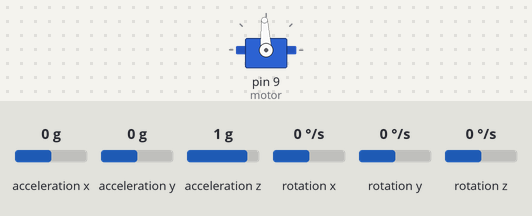
This sketch was run on a simulated Arduino Uno, built with avr-gcc and run on an emulated ATmega328P. Shown: servo. The inputs (shaded band) are chosen by the test bench; at power-on: rotation y 0 °/s, acceleration x 0 g, acceleration y 0 g, acceleration z 1 g, rotation x 0 °/s, rotation z 0 °/s. What the sketch prints to the serial monitor is not drawn.

Above: at 2.2 s.
2.3 s: rotation y set to -192 °/s
At 3.4 s:
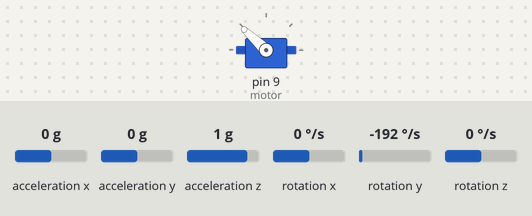
3.9 s: rotation y set to 4 °/s
At 4.42 s:
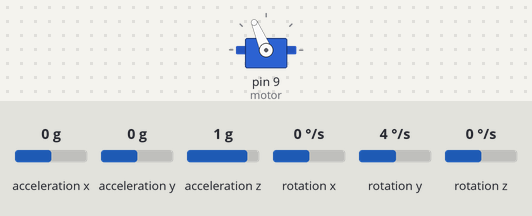
6.3 s: rotation y set to -4 °/s
At 7.0 s:
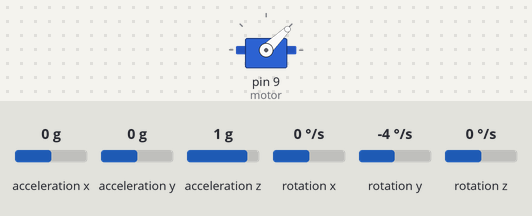
Timing chart, 0 to 9.3 s (numbered marks = the images above; inputs shaded):
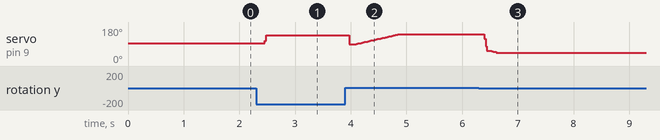

The sketch:

balancer.ino
```cpp
/* Taken from reddit comment by creator of 2-axis balancing stick:
   The program runs at 100Hz. This is the basic tasks it performs each cycle for one axis (one motor):

  Calculates speed of motor
  Calculates pitch angle of the stick and the speed it is moving in that direction
  Calculates desired torque using a PD controller (P and D are two constants you have to set). Desired_torque = P * pitch_angle + D * pitch_speed
  Calculates what voltage to apply to achieve the desired torque (B is a constant found through experimentation of the specific motor). Applied_Voltage = Desired_Torque + B * Motor_Speed
  Command the new voltage to the motors.
  Repeat!
*/


// I2Cdev and MPU6050 must be installed as libraries, or else the .cpp/.h files
// for both classes must be in the include path of your project
#include "I2Cdev.h"
#include "MPU6050.h"
#include <PID_v1.h>
#include <Servo.h>
#define CONVERSIONG 3.9  // convert the raw readings to the g unit (1g = 9.8 m/s²) depends on sensor settings


Servo motor;

// Arduino Wire library is required if I2Cdev I2CDEV_ARDUINO_WIRE implementation
// is used in I2Cdev.h
#if I2CDEV_IMPLEMENTATION == I2CDEV_ARDUINO_WIRE
#include "Wire.h"
#endif

// class default I2C address is 0x68
// specific I2C addresses may be passed as a parameter here
// AD0 low = 0x68 (default for InvenSense evaluation board)
// AD0 high = 0x69
MPU6050 accelgyro;

int motorus = 1500;

double angle = 0;

int16_t ax, ay, az;
int16_t gx, gy, gz;
int lastgy = 0;

double Setpoint, Input, Output;
double Kp = .02, Ki = 0, Kd = .02;
PID myPID(&Input, &Output, &Setpoint, Kp, Ki, Kd, DIRECT);


void setup() {
  // join I2C bus (I2Cdev library doesn't do this automatically)
#if I2CDEV_IMPLEMENTATION == I2CDEV_ARDUINO_WIRE
  Wire.begin();
#elif I2CDEV_IMPLEMENTATION == I2CDEV_BUILTIN_FASTWIRE
  Fastwire::setup(400, true);
#endif

  // initialize serial communication
  // (38400 chosen because it works as well at 8MHz as it does at 16MHz, but
  // it's really up to you depending on your project)
  Serial.begin(38400);
  Serial.println("Initialize motor controller");
  motor.writeMicroseconds(1500);
  // initialize device
  Serial.println("Initializing I2C devices...");
  accelgyro.initialize();

  // verify connection
  Serial.println("Testing device connections...");
  Serial.println(accelgyro.testConnection() ? "MPU6050 connection successful" : "MPU6050 connection failed");

  // use the code below to change accel/gyro offset values

  Serial.println("Updating internal sensor offsets...");
  // -76	-2359	1688	0	0	0
  Serial.print(accelgyro.getXAccelOffset()); Serial.print("\t"); // -76
  Serial.print(accelgyro.getYAccelOffset()); Serial.print("\t"); // -2359
  Serial.print(accelgyro.getZAccelOffset()); Serial.print("\t"); // 1688
  Serial.print(accelgyro.getXGyroOffset()); Serial.print("\t"); // 0
  Serial.print(accelgyro.getYGyroOffset()); Serial.print("\t"); // 0
  Serial.print(accelgyro.getZGyroOffset()); Serial.print("\t"); // 0
  Serial.print("\n");
  accelgyro.setXGyroOffset(200);
  accelgyro.setYGyroOffset(30);
  accelgyro.setZGyroOffset(-81);
  Serial.print(accelgyro.getXAccelOffset()); Serial.print("\t"); // -76
  Serial.print(accelgyro.getYAccelOffset()); Serial.print("\t"); // -2359
  Serial.print(accelgyro.getZAccelOffset()); Serial.print("\t"); // 1688
  Serial.print(accelgyro.getXGyroOffset()); Serial.print("\t"); // 0
  Serial.print(accelgyro.getYGyroOffset()); Serial.print("\t"); // 0
  Serial.print(accelgyro.getZGyroOffset()); Serial.print("\t"); // 0
  Serial.print("\n");
  Setpoint = 0;
  //turn the PID on
  motor.attach(9);
  myPID.SetOutputLimits(-500, 500);
  myPID.SetMode(AUTOMATIC);

  delay(1000);
}

void loop() {
  // read raw accel/gyro measurements from device
  accelgyro.getMotion6(&ax, &ay, &az, &gx, &gy, &gz);
  //  int testus = -(gy/abs(gy))*250;
  //  if(abs(gy) > 100 && motorus + testus <= 1750 && motorus + testus >= 1250){ //attempts to reduce drift
  //    motorus +=testus;
  //  }
  //  motor.writeMicroseconds(motorus);
  Input = (gy + lastgy) / 2.0;
  lastgy = gy;
  myPID.Compute();
  //Output *=-1;
  if (motorus - Output > 1000 && motorus - Output < 2000) {
    motorus -= Output;
    motor.writeMicroseconds(motorus);
  }
  //Serial.print(Input); Serial.print(", "); Serial.print(gy); Serial.print(", "); Serial.print(Output); Serial.print(", "); Serial.println(motorus);
float accelerationX = (int16_t)(ax * CONVERSIONG);
float accelerationY = (int16_t)(ay * CONVERSIONG);
float accelerationZ = (int16_t)(az * CONVERSIONG);
float pitch = 180 * atan (accelerationX/sqrt(accelerationY*accelerationY + accelerationZ*accelerationZ))/M_PI;
float roll = 180 * atan (accelerationY/sqrt(accelerationX*accelerationX + accelerationZ*accelerationZ))/M_PI;
float yaw = 180 * atan (accelerationZ/sqrt(accelerationX*accelerationX + accelerationZ*accelerationZ))/M_PI;

  Serial.print(ax); Serial.print(", "); Serial.print(ay); Serial.print(", "); Serial.println(az);
  //Serial.print(pitch); Serial.print(", "); Serial.print(roll); Serial.print(", "); Serial.println(yaw);
  delay(10);
}
```

Measured:
- after the input at 2.3 s, servo on pin 9 (motor): 93° → 137° after 0.16 s
- after the input at 6.3 s, servo on pin 9 (motor): moves from 141° to 44° over 0.23 s, starting after 0.10 s
